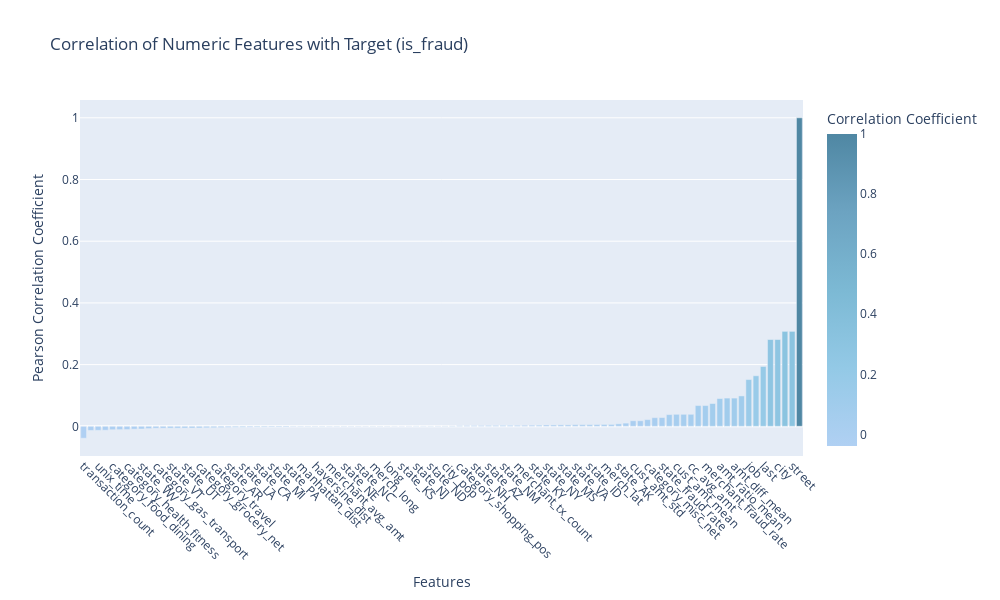

The notebook cell this image was saved under:
### Code cell
numeric_features = train_df.select_dtypes(include=['int64', 'float64']).columns.tolist()
numeric_features = [col for col in numeric_features if col != 'cc_num']

# Compute correlation with target
target_col = 'is_fraud'
features_for_corr = numeric_features.copy()
if target_col not in features_for_corr:
    features_for_corr.append(target_col)

correlation_with_target = train_df[features_for_corr].corr()[target_col].sort_values()

# Interactive bar chart
pastel_blue_colors = ['#b0d0f3', '#93c9e6', '#7cb9d4', '#6ca3c1', '#4f87a3']

fig = px.bar(
    x=correlation_with_target.index,
    y=correlation_with_target.values,
    labels={"x": "Features", "y": "Pearson Correlation Coefficient"},
    title=f"Correlation of Numeric Features with Target ({target_col})",
    color=correlation_with_target.values,
    color_continuous_scale=pastel_blue_colors
)

fig.update_layout(
    xaxis=dict(title="Features", tickangle=45),
    yaxis=dict(title="Pearson Correlation Coefficient"),
    coloraxis_colorbar=dict(title="Correlation Coefficient"),
    height=600,
    width=1000
)

fig.show()

### Figure 1 — Plotly figure (JSON) as saved in the notebook; plotly's stock layout.template omitted (floating-point values rounded to 4 significant figures)
{"data": [{"hovertemplate": "Features=%{x}<br>Pearson Correlation Coefficient=%{y}<br>color=%{marker.color}<extra></extra>", "legendgroup": "", "marker": {"color": [-0.03855, -0.01342, -0.01307, -0.01262, -0.01105, -0.01074, -0.01047, -0.009257, -0.008779, -0.007383, -0.006112, -0.006018, -0.005958, -0.005874, -0.005723, -0.005603, -0.005369, -0.004797, -0.004551, -0.004143, -0.003404, -0.003071, -0.00292, -0.002759, -0.002443, -0.002388, -0.002344, -0.002271, -0.002229, -0.001166, -0.001079, -0.001056, -0.0009828, -0.0009631, -0.0007789, -0.0007755, -0.0007742, -0.0007475, -0.0007079, -0.0006793, -0.0006587, -0.0006088, -0.0005397, -0.0003209, -0.0003018, 0.0004503, 0.0005031, 0.0006115, 0.000628, 0.0007475, 0.0008853, 0.00125, 0.002115, 0.002305, 0.002471, 0.00268, 0.002973, 0.002979, 0.003093, 0.003144, 0.003277, 0.003394, 0.003664, 0.003749, 0.004292, 0.0044, 0.004619, 0.004703, 0.00523, 0.005351, 0.005383, 0.005768, 0.00604, 0.00609, 0.008013, 0.01037, 0.01801, 0.01801, 0.02164, 0.02798, 0.0284, 0.03794, 0.03893, 0.03893, 0.03893, 0.06733, 0.06733, 0.0739, 0.08993, 0.09146, 0.09146, 0.09849, 0.1516, 0.1638, 0.194, 0.2813, 0.2813, 0.3078, 0.3078, 1.0], "coloraxis": "coloraxis", "pattern": {"shape": ""}}, "name": "", "orientation": "v", "showlegend": false, "textposition": "auto", "type": "bar", "x": ["transaction_count", "category_home", "unix_time", "category_kids_pets", "category_food_dining", "category_entertainment", "category_health_fitness", "category_personal_care", "state_WV", "category_misc_pos", "category_gas_transport", "state_OH", "state_VT", "state_CO", "state_UT", "state_WY", "category_grocery_net", "state_TX", "category_travel", "state_NV", "state_AR", "state_ME", "state_LA", "state_FL", "state_CA", "state_TN", "state_MI", "zip", "state_PA", "state_RI", "manhattan_dist", "state_SC", "haversine_dist", "euclidean_dist", "merchant_avg_amt", "state_AL", "state_NE", "gender_F", "state_NC", "state_SD", "merch_long", "state_MA", "long", "state_WA", "state_KS", "state_IL", "state_NJ", "state_MD", "state_ND", "gender_M", "city_pop", "state_MO", "category_shopping_pos", "state_DC", "state_NH", "state_OK", "state_AZ", "state_GA", "state_NM", "state_HI", "merchant_tx_count", "state_WI", "state_KY", "state_MN", "state_NY", "state_OR", "state_MS", "state_IA", "state_VA", "state_MT", "state_ID", "state_IN", "merch_lat", "lat", "state_AK", "state_CT", "cust_amt_std", "std_transaction_amt", "category_misc_net", "category_grocery_pos", "state_fraud_rate", "category_shopping_net", "cust_amt_mean", "avg_transaction_amt", "cc_avg_amt", "merchant", "merchant_fraud_rate", "amt_per_capita", "amt_ratio_mean", "amt_diff_std", "amt_diff_mean", "amt", "job", "first", "last", "city_fraud_rate", "city", "cc_fraud_rate", "street", "is_fraud"], "xaxis": "x", "y": [-0.03855, -0.01342, -0.01307, -0.01262, -0.01105, -0.01074, -0.01047, -0.009257, -0.008779, -0.007383, -0.006112, -0.006018, -0.005958, -0.005874, -0.005723, -0.005603, -0.005369, -0.004797, -0.004551, -0.004143, -0.003404, -0.003071, -0.00292, -0.002759, -0.002443, -0.002388, -0.002344, -0.002271, -0.002229, -0.001166, -0.001079, -0.001056, -0.0009828, -0.0009631, -0.0007789, -0.0007755, -0.0007742, -0.0007475, -0.0007079, -0.0006793, -0.0006587, -0.0006088, -0.0005397, -0.0003209, -0.0003018, 0.0004503, 0.0005031, 0.0006115, 0.000628, 0.0007475, 0.0008853, 0.00125, 0.002115, 0.002305, 0.002471, 0.00268, 0.002973, 0.002979, 0.003093, 0.003144, 0.003277, 0.003394, 0.003664, 0.003749, 0.004292, 0.0044, 0.004619, 0.004703, 0.00523, 0.005351, 0.005383, 0.005768, 0.00604, 0.00609, 0.008013, 0.01037, 0.01801, 0.01801, 0.02164, 0.02798, 0.0284, 0.03794, 0.03893, 0.03893, 0.03893, 0.06733, 0.06733, 0.0739, 0.08993, 0.09146, 0.09146, 0.09849, 0.1516, 0.1638, 0.194, 0.2813, 0.2813, 0.3078, 0.3078, 1.0], "yaxis": "y"}], "layout": {"barmode": "relative", "coloraxis": {"colorbar": {"title": {"text": "Correlation Coefficient"}}, "colorscale": [[0, "#b0d0f3"], [0.25, "#93c9e6"], [0.5, "#7cb9d4"], [0.75, "#6ca3c1"], [1, "#4f87a3"]]}, "height": 600, "legend": {"tracegroupgap": 0}, "title": {"text": "Correlation of Numeric Features with Target (is_fraud)"}, "width": 1000, "xaxis": {"anchor": "y", "domain": [0, 1], "tickangle": 45, "title": {"text": "Features"}}, "yaxis": {"anchor": "x", "domain": [0, 1], "title": {"text": "Pearson Correlation Coefficient"}}}}
